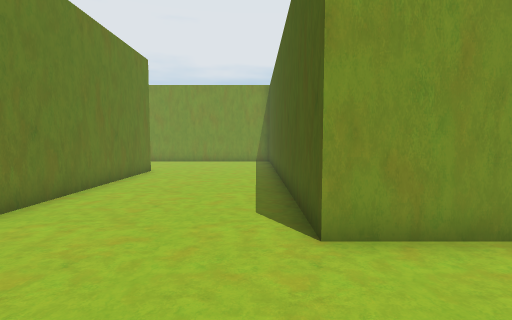
[1] (above)

24 first-person views from a walk through a Unity game level. The camera is 1.4 m above the floor, tilts 4° down and sees 85° across. The floor is counted in squares, 1 m on a side. Each view is taken from the middle of a square. On the plan, view 1 faces up. The plan holds only what a view shows up to about 14 squares ahead; the rest is blank. The place goes on beyond the plan. The player is left out.

[2]
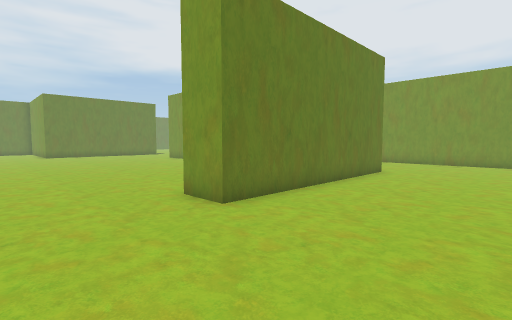

[3]
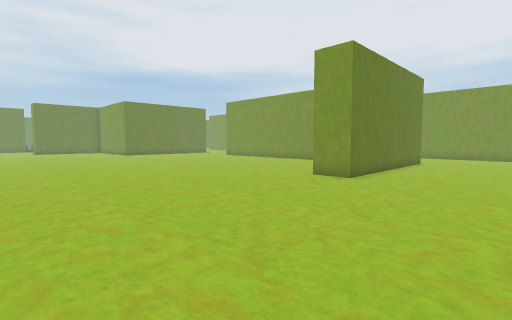

[4]
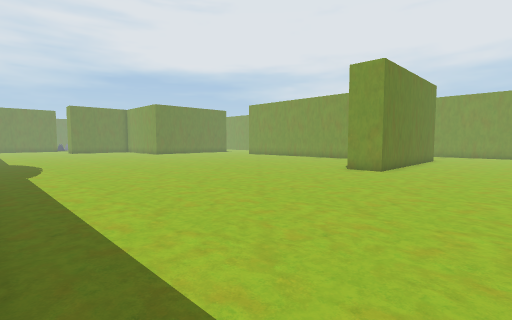

[5]
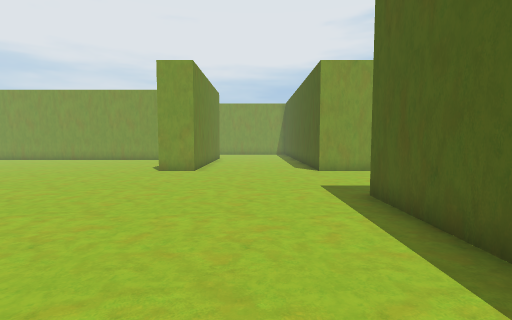

[6]
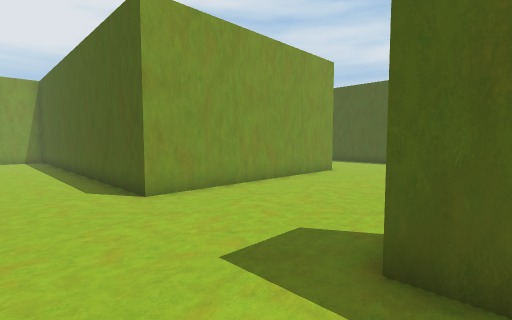

[7]
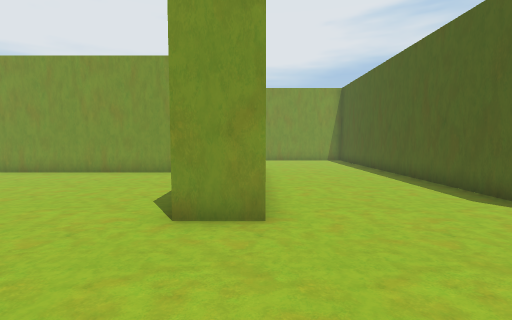

[8]
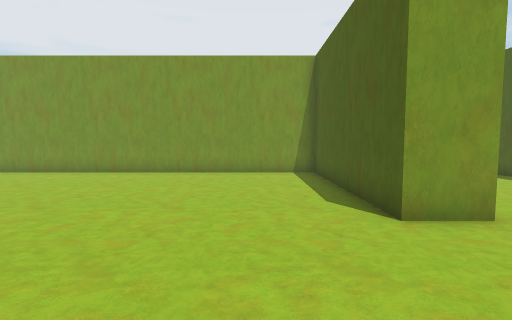

[9]
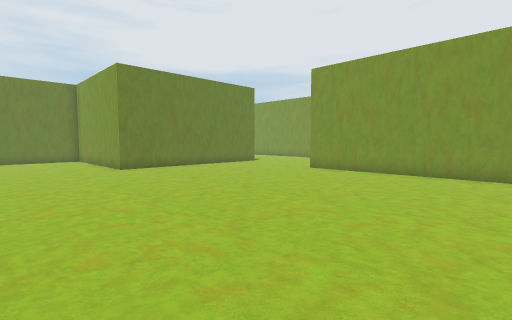

[10]
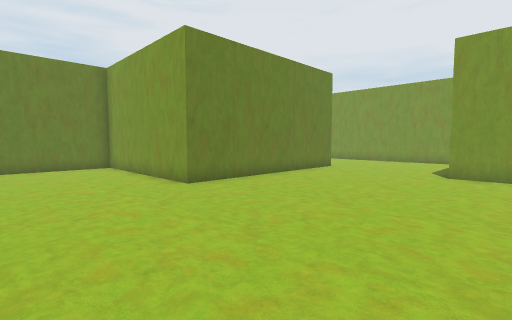

[11]
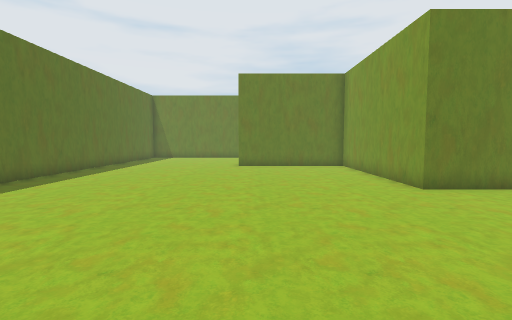

[12]
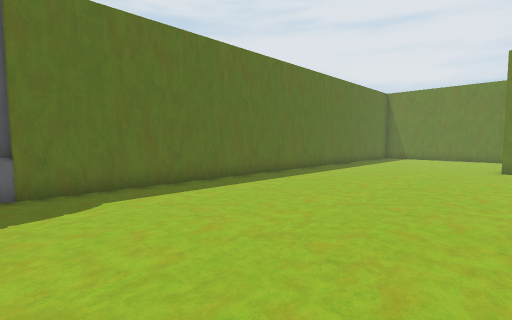

[13]
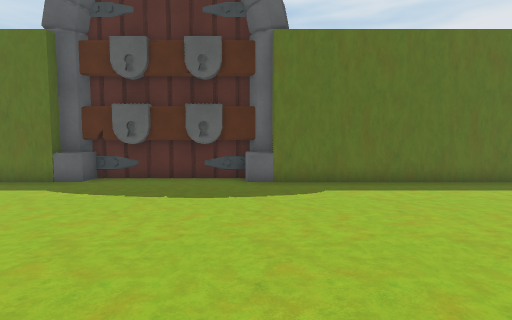

[14]
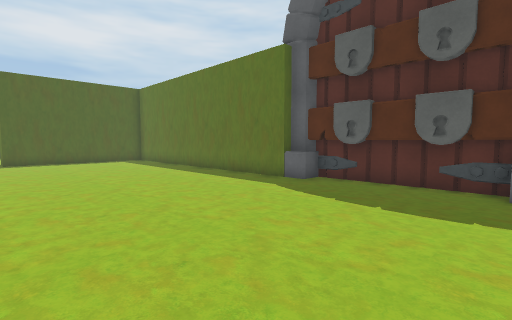

[15]
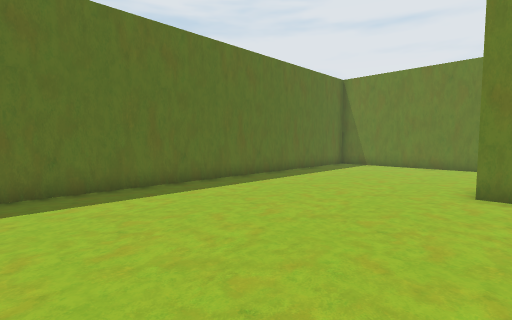

[16]
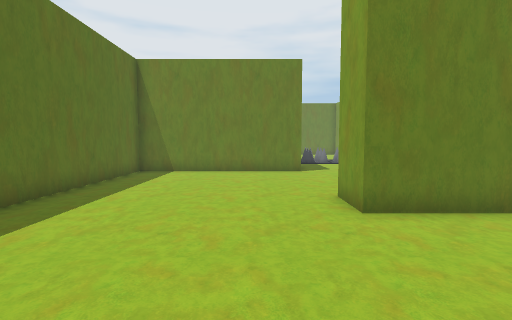

[17]
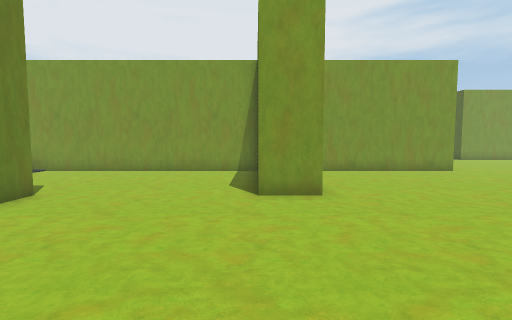

[18]
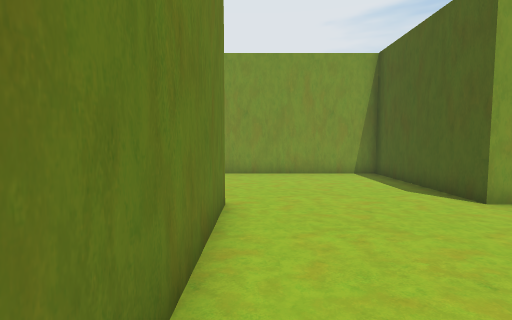

[19]
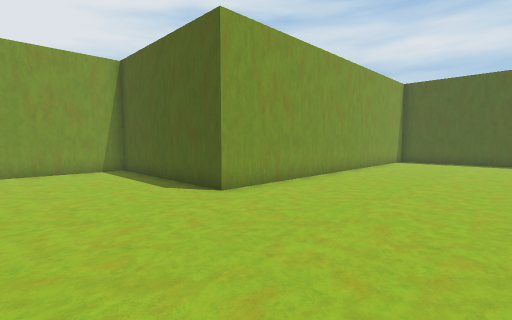

[20]
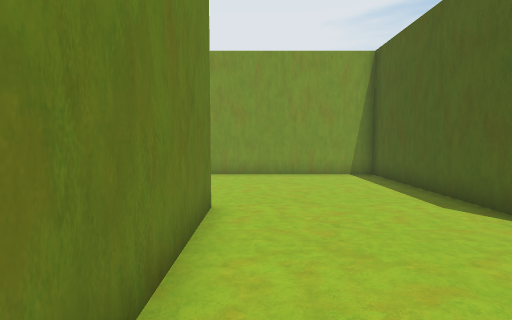

[21]
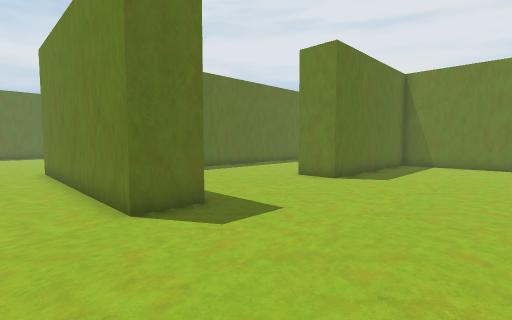

[22]
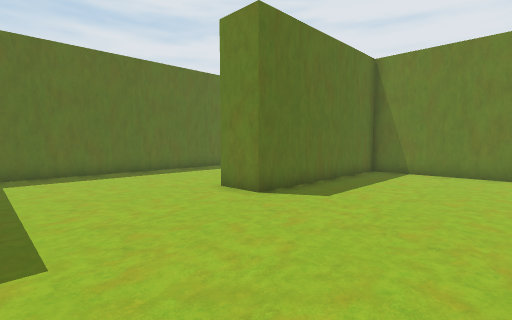

[23]
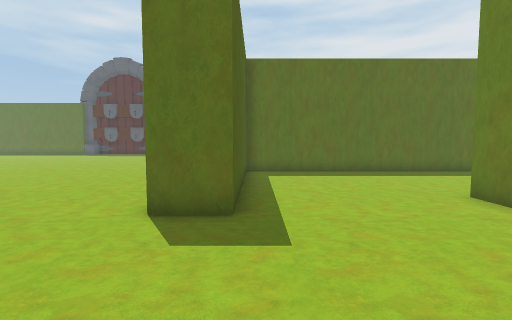

[24]
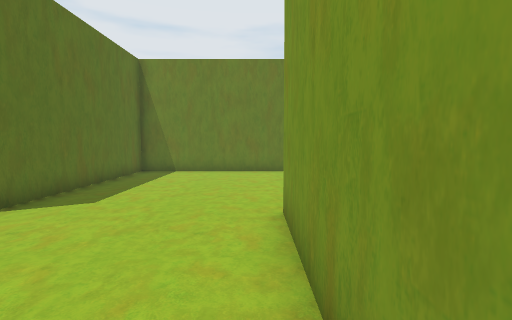

### Floor plan
Points are (right, up) in squares from view 1. A wall is a line through its corners. A room is listed if a view was taken in it or the views show most of it. See-through windows are left out.
Room 1 (views 1, 2, 3, 4, 5, 6, 7, 8, 9, 10, 11, 12, 13, 14, 15, 16, 17, 18, 19, 20, 21, 22, 23, 24)
walls: (-19.6, -9.2) (-19.6, -9.7) (-19, -10) (-18.8, -10.3) (-16.8, -10.3); (-17.7, -9.9) (-16.6, -9.9); (-18.9, -10) (-17.5, -10); (-16.7, -10) (-15, -10); (-15.2, -9.9) (-14, -9.9); (-13.1, -9.3) (-7.5, -9.3); (-16.6, -10.3) (-15.1, -10.3); (-14.1, -10) (-13.1, -10); (-15, -10.3) (-13, -10.3) (-12.7, -10) (-12.2, -9.7) (-12.2, -9.2); (-4.8, 12.9) (-4.8, 3.8) (-6.5, 3.8) (-6.5, 11.2) (-21.2, 11.2) (-21.2, 18.5) (-27.9, 18.5); (-29.5, 18.5) (-34.2, 18.5); (0.9, -6) (0.9, -1.9); (-38.9, 5.4) (-28.6, 5.4) (-28.6, 12.8) (-26.9, 12.8) (-26.9, 3.8) (-34.3, 3.8) (-34.3, -1.9) (-35.9, -1.9) (-35.9, 3.8) (-42.5, 3.8); (-0.8, 18.5) (-1.4, 18.5); (-41.7, -1.9) (-41.7, -9.3) (-18.6, -9.3); (9.5, 3.8) (0.9, 3.8) (0.9, 14); (-41.7, 19.4) (-41.7, 12.8) (-34.3, 12.8) (-34.3, 11.1)
low walls: (-18, -10.2) (-17.1, -10.4); (-14.7, -10.3) (-13.9, -10.2); (-13.1, -10) (-13.1, -9.3)

Positions as (right, up) in squares from view 1, and headings:
1: (0, 0), facing up
2: (0, 0), facing up-left
3: (0, -6), facing up-left
4: (0, -9), facing up-left
5: (-2, -9), facing up
6: (-2, -3), facing up-right
7: (-5, -1), facing up
8: (-9, -1), facing up
9: (-13, -1), facing up-left
10: (-19, -1), facing up-left
11: (-19, -1), facing left
12: (-19, -1), facing down-left
13: (-19, 0), facing down
14: (-19, -1), facing down-right
15: (-26, -1), facing down-left
16: (-29, -4), facing left
17: (-36, -9), facing up
18: (-41, -8), facing up
19: (-26, 5), facing up-right
20: (-26, 7), facing up
21: (-25, 18), facing down-left
22: (-29, 18), facing down-left
23: (-29, 18), facing down
24: (-29, 18), facing left
